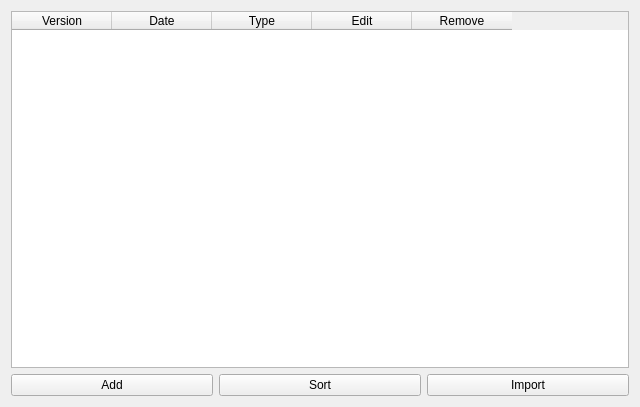
<?xml version="1.0" encoding="UTF-8"?>
<ui version="4.0">
 <class>ReleasesWidget</class>
 <widget class="QWidget" name="ReleasesWidget">
  <property name="geometry">
   <rect>
    <x>0</x>
    <y>0</y>
    <width>640</width>
    <height>407</height>
   </rect>
  </property>
  <property name="windowTitle">
   <string notr="true">ReleasesWidget</string>
  </property>
  <layout class="QVBoxLayout" name="verticalLayout">
   <item>
    <widget class="QTableWidget" name="releases_table">
     <column>
      <property name="text">
       <string>Version</string>
      </property>
     </column>
     <column>
      <property name="text">
       <string>Date</string>
      </property>
     </column>
     <column>
      <property name="text">
       <string>Type</string>
      </property>
     </column>
     <column>
      <property name="text">
       <string>Edit</string>
      </property>
     </column>
     <column>
      <property name="text">
       <string>Remove</string>
      </property>
     </column>
    </widget>
   </item>
   <item>
    <layout class="QHBoxLayout" name="horizontalLayout">
     <item>
      <widget class="QPushButton" name="add_button">
       <property name="text">
        <string>Add</string>
       </property>
      </widget>
     </item>
     <item>
      <widget class="QPushButton" name="sort_button">
       <property name="text">
        <string>Sort</string>
       </property>
      </widget>
     </item>
     <item>
      <widget class="QPushButton" name="import_button">
       <property name="text">
        <string>Import</string>
       </property>
      </widget>
     </item>
    </layout>
   </item>
  </layout>
 </widget>
 <resources/>
 <connections/>
</ui>
